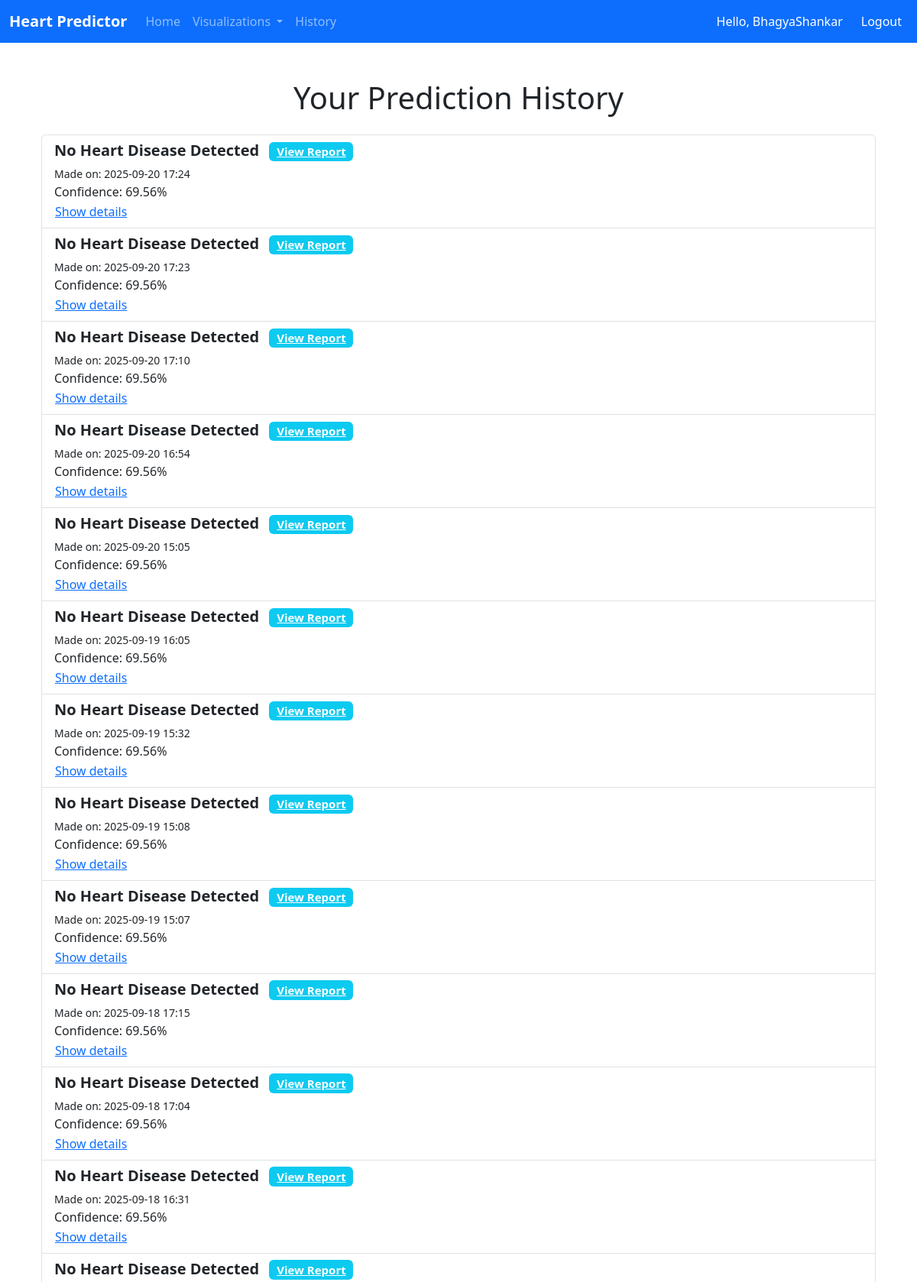
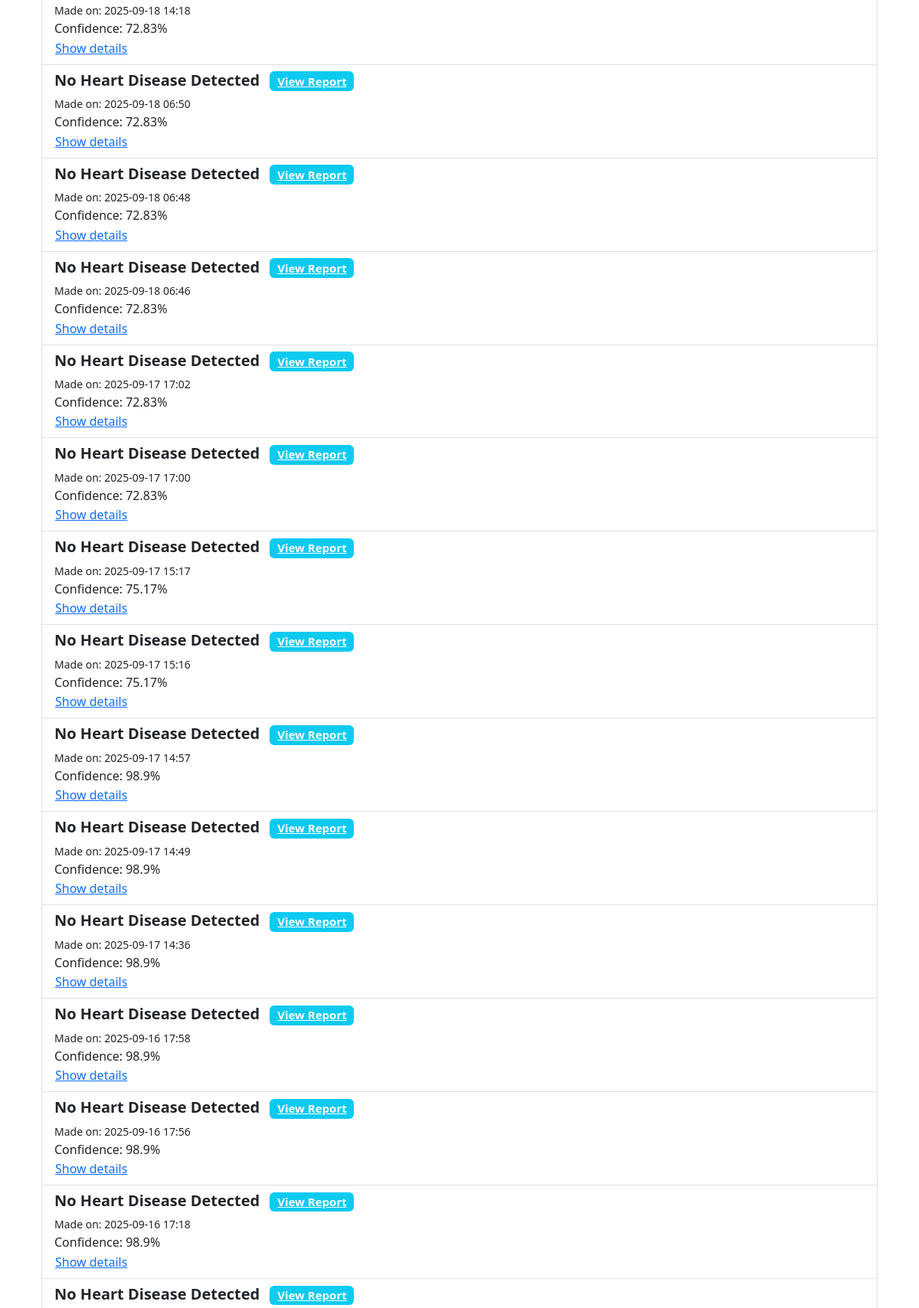
The page /history (signed in, upper part) on the database its author committed (2 pictures, top to bottom).
### app.py (models this page shows, shortened)
class User(db.Model):
    id = db.Column(db.Integer, primary_key=True)
    username = db.Column(db.String(80), unique=True, nullable=False)
    password_hash = db.Column(db.String(128))
    predictions = db.relationship('Prediction', backref='user', lazy=True)

class Prediction(db.Model):
    id = db.Column(db.Integer, primary_key=True)
    user_id = db.Column(db.Integer, db.ForeignKey('user.id'), nullable=False)
    timestamp = db.Column(db.DateTime, default=datetime.utcnow)
    features_json = db.Column(db.String(500))
    prediction_result = db.Column(db.String(50))
    confidence = db.Column(db.Float)

### app.py (the view)
@app.route("/history")
def history():
    if "user_id" not in session:
        flash("Please log in to view your history.", "warning")
        return redirect(url_for("login"))
    user = User.query.get(session["user_id"])
    predictions = Prediction.query.filter_by(user_id=user.id).order_by(Prediction.timestamp.desc()).all()
    return render_template("history.html", predictions=predictions)

### app.py (called while the page is built)
def get_data():
    if 'df' not in g:
        try:
            g.df = pd.read_csv('heart.csv')
            g.feat_imp_df = pd.read_csv('feature_importances.csv')
            g.model = joblib.load('heart_model.pkl')
            g.feature_cols = g.df.drop('target', axis=1).columns.tolist()
        except FileNotFoundError:
            g.df = None
            g.feat_imp_df = None
            g.model = None
            g.feature_cols = None
            print("Warning: model or data files not found. Please run train_model.py first.")
    return g.df, g.feat_imp_df, g.model, g.feature_cols

@app.before_request
def load_data():
    get_data()

### templates/history.html (shortened to what this page needs)
{% extends "base.html" %}
{% block content %}
<div class="container mt-5">
    <h1 class="text-center mb-4">Your Prediction History</h1>
    {% if predictions %}
        <div class="list-group">
            {% for pred in predictions %}
            <div class="list-group-item list-group-item-action d-flex justify-content-between align-items-center">
                <div>
                    <h5 class="mb-1">
                        <strong>{{ pred.prediction_result }}</strong>
                        <a href="{{ url_for('report', prediction_id=pred.id) }}" class="badge bg-info text-white ms-2">View Report</a>
                    </h5>
                    <small>Made on: {{ pred.timestamp.strftime('%Y-%m-%d %H:%M') }}</small>
                    <p class="mb-0">Confidence: {{ pred.confidence }}%</p>
                    <button class="btn btn-link p-0" type="button" data-bs-toggle="collapse" data-bs-target="#collapse-{{ pred.id }}" aria-expanded="false">
                        Show details
                    </button>
                </div>
            </div>
            {% endfor %}
        </div>
    {% else %}
        <div class="alert alert-info text-center" role="alert">
            You have no prediction history. <a href="{{ url_for('home') }}">Make a prediction now!</a>
        </div>
    {% endif %}
</div>
{% endblock %}

### templates/base.html (shortened to what this page needs)
<!DOCTYPE html>
<html lang="en">
<head>
    <link rel="stylesheet" href="{{ url_for('static', filename='style.css') }}" />
    <link href="https://cdn.jsdelivr.net/npm/bootstrap@5.3.0/dist/css/bootstrap.min.css" rel="stylesheet">
</head>
<body>
    <nav class="navbar navbar-expand-lg navbar-dark bg-primary">
        <div class="container-fluid">
            <a class="navbar-brand" href="{{ url_for('home') }}">Heart Predictor</a>
            <div class="collapse navbar-collapse" id="navbarNav">
                <ul class="navbar-nav me-auto">
                    <li class="nav-item">
                        <a class="nav-link" href="{{ url_for('home') }}">Home</a>
                    </li>
                    <li class="nav-item dropdown">
                        <a class="nav-link dropdown-toggle" href="#" id="navbarDropdown" role="button" data-bs-toggle="dropdown" aria-expanded="false">
                            Visualizations
                        </a>
                    </li>
                    <li class="nav-item">
                        <a class="nav-link" href="{{ url_for('history') }}">History</a>
                    </li>
                </ul>
                <ul class="navbar-nav ms-auto">
                    {% if session.user_id %}
                    <li class="nav-item">
                        <span class="nav-link text-white">Hello, {{ session['username'] }}</span>
                    </li>
                    <li class="nav-item">
                        <a class="nav-link btn btn-danger ms-2 text-white" href="{{ url_for('logout') }}">Logout</a>
                    </li>
                    {% endif %}
                </ul>
            </div>
        </div>
    </nav>
    <div class="container mt-4">
        {% block content %}{% endblock %}
    </div>
</body>
</html>

### static/css/style.css (style rules this page uses)
body { background-color: #f8f9fa; font-family: 'Arial', sans-serif; }
.navbar-brand { font-weight: bold; }

### rows shown on the page
User: username "BhagyaShankar"
Prediction: prediction_result "No Heart Disease Detected", timestamp "2025-09-20 17:24", confidence "69.56"
Prediction: prediction_result "No Heart Disease Detected", timestamp "2025-09-20 17:23", confidence "69.56"
Prediction: prediction_result "No Heart Disease Detected", timestamp "2025-09-20 17:10", confidence "69.56"
Prediction: prediction_result "No Heart Disease Detected", timestamp "2025-09-20 16:54", confidence "69.56"
Prediction: prediction_result "No Heart Disease Detected", timestamp "2025-09-20 15:05", confidence "69.56"
Prediction: prediction_result "No Heart Disease Detected", timestamp "2025-09-19 16:05", confidence "69.56"
Prediction: prediction_result "No Heart Disease Detected", timestamp "2025-09-19 15:32", confidence "69.56"
Prediction: prediction_result "No Heart Disease Detected", timestamp "2025-09-19 15:08", confidence "69.56"
Prediction: prediction_result "No Heart Disease Detected", timestamp "2025-09-19 15:07", confidence "69.56"
Prediction: prediction_result "No Heart Disease Detected", timestamp "2025-09-18 17:15", confidence "69.56"
Prediction: prediction_result "No Heart Disease Detected", timestamp "2025-09-18 17:04", confidence "69.56"
Prediction: prediction_result "No Heart Disease Detected", timestamp "2025-09-18 16:31", confidence "69.56"
Prediction: prediction_result "No Heart Disease Detected", timestamp "2025-09-18 14:18", confidence "72.83"
Prediction: prediction_result "No Heart Disease Detected", timestamp "2025-09-18 06:50", confidence "72.83"
Prediction: prediction_result "No Heart Disease Detected", timestamp "2025-09-18 06:48", confidence "72.83"
Prediction: prediction_result "No Heart Disease Detected", timestamp "2025-09-18 06:46", confidence "72.83"
Prediction: prediction_result "No Heart Disease Detected", timestamp "2025-09-17 17:02", confidence "72.83"
Prediction: prediction_result "No Heart Disease Detected", timestamp "2025-09-17 17:00", confidence "72.83"
Prediction: prediction_result "No Heart Disease Detected", timestamp "2025-09-17 15:17", confidence "75.17"
Prediction: prediction_result "No Heart Disease Detected", timestamp "2025-09-17 15:16", confidence "75.17"
Prediction: prediction_result "No Heart Disease Detected", timestamp "2025-09-17 14:57", confidence "98.9"
Prediction: prediction_result "No Heart Disease Detected", timestamp "2025-09-17 14:49", confidence "98.9"
Prediction: prediction_result "No Heart Disease Detected", timestamp "2025-09-17 14:36", confidence "98.9"
Prediction: prediction_result "No Heart Disease Detected", timestamp "2025-09-16 17:58", confidence "98.9"
Prediction: prediction_result "No Heart Disease Detected", timestamp "2025-09-16 17:56", confidence "98.9"
Prediction: prediction_result "No Heart Disease Detected", timestamp "2025-09-16 17:18", confidence "98.9"
Prediction: prediction_result "No Heart Disease Detected"
